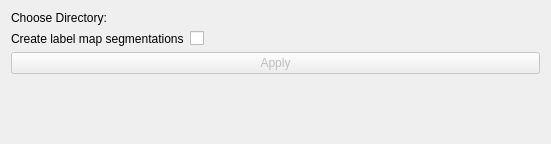
<?xml version="1.0" encoding="UTF-8"?>
<ui version="4.0">
 <class>UtilTest</class>
 <widget class="QWidget" name="UtilTest">
  <property name="geometry">
   <rect>
    <x>0</x>
    <y>0</y>
    <width>551</width>
    <height>144</height>
   </rect>
  </property>
  <layout class="QFormLayout" name="formLayout">
   <item row="2" column="0">
    <widget class="QLabel" name="directoryLabel">
     <property name="text">
      <string>Choose Directory:</string>
     </property>
    </widget>
   </item>
   <item row="2" column="1">
    <widget class="ctkDirectoryButton" name="directoryButton">
     <property name="maximumSize">
      <size>
       <width>300</width>
       <height>16777215</height>
      </size>
     </property>
    </widget>
   </item>
   <item row="3" column="0">
    <widget class="QLabel" name="checkBoxLabel">
     <property name="text">
      <string>Create label map segmentations</string>
     </property>
    </widget>
   </item>
   <item row="3" column="1">
    <widget class="ctkCheckBox" name="labelmapCheckbox"/>
   </item>
   <item row="4" column="0" colspan="2">
    <widget class="QPushButton" name="applyButton">
     <property name="enabled">
      <bool>false</bool>
     </property>
     <property name="toolTip">
      <string>Run the algorithm.</string>
     </property>
     <property name="text">
      <string>Apply</string>
     </property>
    </widget>
   </item>
  </layout>
 </widget>
 <customwidgets>
  <customwidget>
   <class>ctkCheckBox</class>
   <extends>QCheckBox</extends>
   <header>ctkCheckBox.h</header>
  </customwidget>
  <customwidget>
   <class>ctkDirectoryButton</class>
   <extends>QWidget</extends>
   <header>ctkDirectoryButton.h</header>
  </customwidget>
 </customwidgets>
 <resources/>
 <connections/>
</ui>
